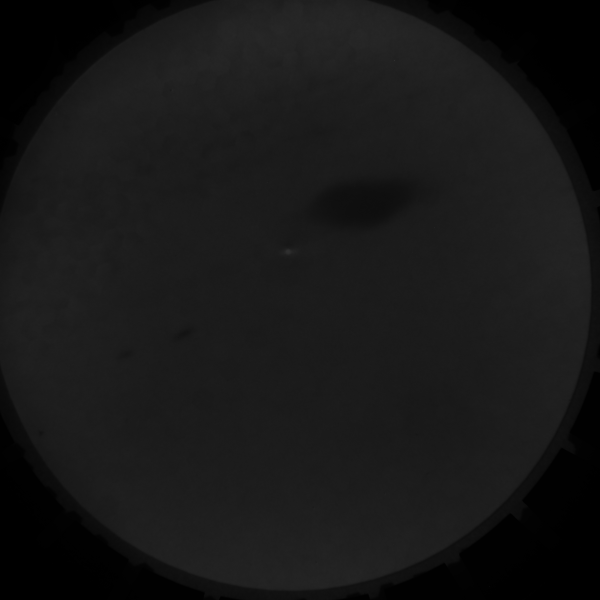
#> input picture Scan/scan003_01_001.TIF, 600 x 600 px; its folder holds 4 pictures in this run; the run also reads 3 pictures not shown here
$ python PEEM_tifffile.py
#> lines starting #> are read from the running program, lines starting #| are printed output that depends on the picture
import numpy as np
import tifffile
import glob
import os
import matplotlib.pyplot as plt
from scipy.fft import fft2, ifft2, fftshift
import sys

os.chdir(sys.path[0])

fold_name = './Scan/'
file_name = 'Scan003'  # 完整文件名
roi = (120, 300, 80, 80)  # 特征位置矩形选框 (x, y, w, h)


def marquee_correlation(image0, image1):
    """
    计算两个图像之间的漂移 (dx, dy)。

    Parameters:
        image0 (numpy.ndarray): 参考图像。
        image1 (numpy.ndarray): 目标图像。

    Returns:
        dx (float): 水平漂移。
        dy (float): 垂直漂移。
    """
    assert image0.shape == image1.shape, "Images must have the same dimensions"
    np_height, np_width = image0.shape

    # 去除均值
    image0 = image0 - np.mean(image0)
    image1 = image1 - np.mean(image1)

    # 计算 2D FFT
    fft_size = (2 * np_height, 2 * np_width)
    fft0 = fft2(image0, s=fft_size)
    fft1 = fft2(image1, s=fft_size)

    # 计算频域的互相关
    cross_corr = fft0 * np.conj(fft1)
    corr_image = fftshift(ifft2(cross_corr).real)

    # 找到互相关矩阵中的峰值
    max_loc = np.unravel_index(np.argmax(corr_image), corr_image.shape)
    max_row, max_col = max_loc

    # 计算漂移
    center_row = corr_image.shape[0] // 2
    center_col = corr_image.shape[1] // 2
    dy = max_row - center_row
    dx = max_col - center_col

    return dx, dy


def average_ima(fold_name, file_name, ref_file):
#> called with fold_name = './Scan/', file_name = 'Scan003_*_001.tif', ref_file = './Scan/Scan003_01_001.tif'
    image_files = glob.glob(fold_name + file_name)
    images = [tifffile.imread(img_file).astype(np.float32) / 65535 for img_file in image_files]  # 归一化到 [0, 1]
#> images = 2 items

    if not images:
        print("No images found, please check the path and filename.")
        return

    # ROI 参数
    x, y, w, h = roi

    # 加载参考图像并提取模板
    ref_im = glob.glob(ref_file)
    reference_image = tifffile.imread(ref_im[0]).astype(np.float32) / 65535  # 归一化
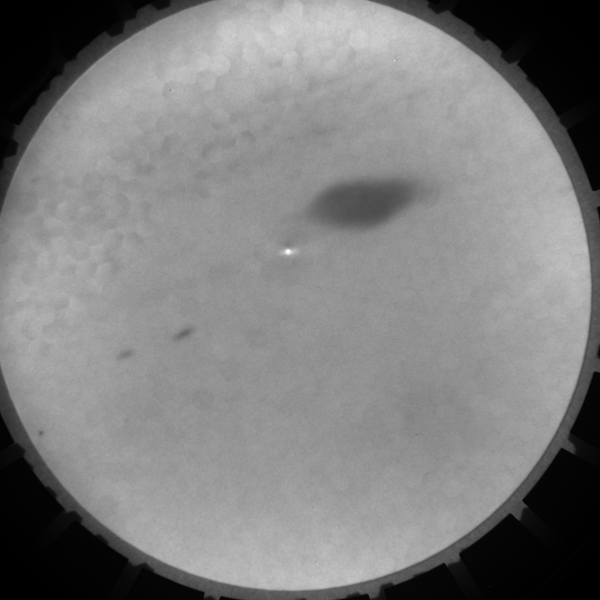
#> reference_image: shape (600, 600) float32; min 0.00151, max 0.186, mean 0.0931; drawn with min black and max white
    template = reference_image[y:y+h, x:x+w]
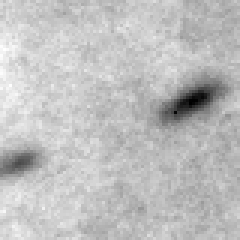
#> template: shape (80, 80) float32 (shown 3 times larger); min 0.075, max 0.119, mean 0.108; drawn with min black and max white

    # 创建文件夹保存标记图像
    os.makedirs(fold_name + 'marked_images' + file_name[-7:-4], exist_ok=True)

    for idx, image in enumerate(images):
        current_roi = image[y:y+h, x:x+w]

        # 计算漂移
        dx, dy = marquee_correlation(template, current_roi)

        # 平移图像
        shifted_image = np.roll(np.roll(image, int(dy), axis=0), int(dx), axis=1)

        # 保存平移后的图像（高精度 TIFF）
        os.makedirs(fold_name + 'shifted_images' + file_name[-7:-4], exist_ok=True)
        tifffile.imwrite(fold_name + 'shifted_images' + file_name[-7:-4] + f'/shifted_image_{idx+1}.tif',
                         (shifted_image * 65535).astype(np.uint16))  # 保存为 uint16

        # 可视化标记
        image_bgr = np.dstack([4*image] * 3)  # 转为伪彩色
        # 绘制矩形边框（仅用于可视化）
        # 蓝色矩形（原始 ROI 区域）
        image_bgr[y, x:x+w, :] = [1, 0, 0]  # 上边
        image_bgr[y+h-1, x:x+w, :] = [1, 0, 0]  # 下边
        image_bgr[y:y+h, x, :] = [1, 0, 0]  # 左边
        image_bgr[y:y+h, x+w-1, :] = [1, 0, 0]  # 右边

        # 红色矩形（匹配区域）
        matched_top_left = (x - dx, y - dy)
        matched_bottom_right = (matched_top_left[0] + w, matched_top_left[1] + h)
        image_bgr[matched_top_left[1], matched_top_left[0]:matched_bottom_right[0], :] = [0, 0, 1]  # 上边
        image_bgr[matched_bottom_right[1]-1, matched_top_left[0]:matched_bottom_right[0], :] = [0, 0, 1]  # 下边
        image_bgr[matched_top_left[1]:matched_bottom_right[1], matched_top_left[0], :] = [0, 0, 1]  # 左边
        image_bgr[matched_top_left[1]:matched_bottom_right[1], matched_bottom_right[0]-1, :] = [0, 0, 1]  # 右边

        # 可视化并保存
        image_bgr_display = np.clip(image_bgr / np.max(image_bgr), 0, 1)
        plt.figure(figsize=(8, 6))
        plt.imshow(image_bgr_display)
        plt.axis('off')
        output_path = fold_name + 'marked_images' + file_name[-7:-4] + f'/marked_image_{idx+1}.png'
        plt.savefig(output_path, bbox_inches='tight', pad_inches=0)
        plt.close()
#> this loop made 2 passes
#> (np_height in marquee_correlation, np_width in marquee_correlation, fft_size in marquee_correlation, max_row in marquee_correlation, max_col in marquee_correlation, center_row in marquee_correlation, center_col in marquee_correlation, dy) on passes 1 to 2: (80, 80, (160, 160), 80, 80, 80, 80, 0), (80, 80, (160, 160), 80, 80, 80, 80, 0)
#> pass 1, in marquee_correlation, `corr_image = fftshift(ifft2(cross_corr).real)`:
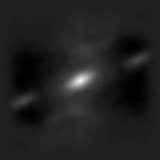
#> corr_image: shape (160, 160) float32; min -0.0213, max 0.143, mean 3.06e-12; drawn with min black and max white
#> pass 1, in average_ima, `image_bgr = np.dstack([4*image] * 3)`:
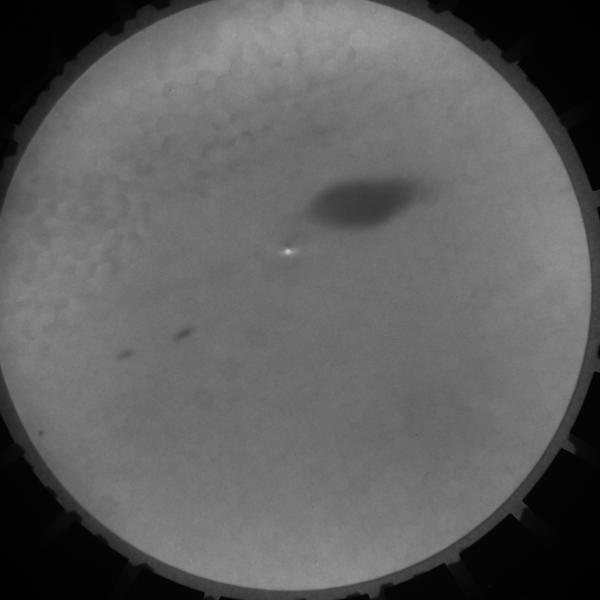
#> image_bgr: shape (600, 600, 3) float32; min 0.00604, max 0.744, mean 0.373
#> pass 2, in average_ima, `plt.savefig(output_path, bbox_inches='tight', pad_inches=0)`:
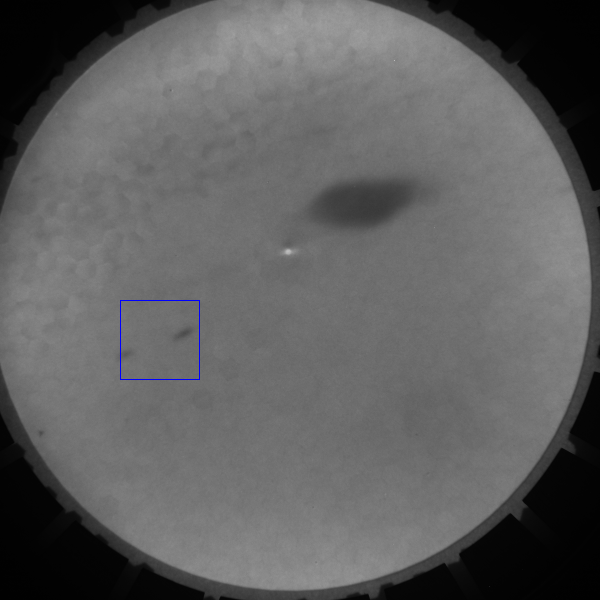
#> shown: shape (600, 600, 3) float32; mean R, G, B 0.374, 0.374, 0.375


fold_name = './Scan/'
ref_file = fold_name + file_name + '_01_001.tif'
file_name1 = file_name + '_*_001.tif'
file_name2 = file_name + '_*_002.tif'

average_ima(fold_name, file_name1, ref_file)
average_ima(fold_name, file_name2, ref_file)
#> the loop in average_ima (call 2), `for idx, image in enumerate(images):` made 2 passes
#> pass 1, in average_ima (call 2), `current_roi = image[y:y+h, x:x+w]`:
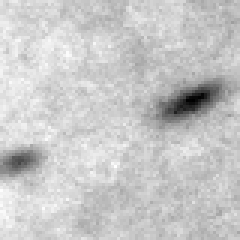
#> current_roi: shape (80, 80) float32 (shown 3 times larger); min 0.0747, max 0.117, mean 0.108; drawn with min black and max white


def read_ima(file_name3):
    image_files = glob.glob(file_name3)
    # print(file_name3)
    images = [tifffile.imread(img_file) for img_file in image_files]
#> images = []
    return images

file_name1 = '001/shifted_image_*.tif'
file_name2 = '002/shifted_image_*.tif'

im1 = read_ima(fold_name +'shifted_images' + file_name1)
#> im1 = []
im2 = read_ima(fold_name +'shifted_images' + file_name2)
#> im2 = []

#> (the run stopped early here; a loop or call above may not have finished)
